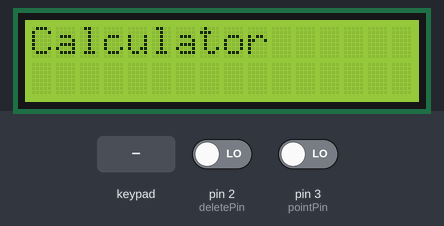
This sketch was run on a simulated Arduino Uno, built with avr-gcc and run on an emulated ATmega328P. Parts: 16×2 character LCD. Wiring (inferred from the names in the program): PCF8574 port expander at I2C address 0x20. Wiring (inferred from the signals the program sends): character LCD (HD44780): RS Q0; E Q2; backlight Q3; data Q4, Q5, Q6, Q7. The test bench sets the inputs (shaded band); at power-on: pin 2 (deletePin) LOW, pin 3 (pointPin) LOW. What the sketch prints to the serial monitor is not drawn.

Above: at 0.1 s.
2.3 s: keypad keys 1 1 1 0 9 8 * pressed 0.4 s apart
At 5.1 s:
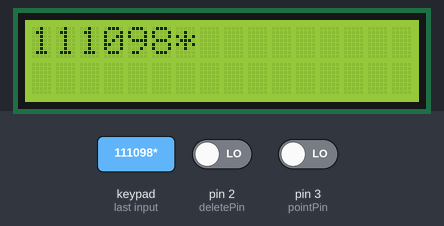
6.6 s: key '/' pressed
8.1 s: key '=' pressed
At 9.2 s:
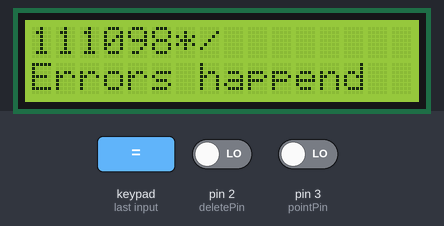
9.6 s: keypad keys 7 + 5 = pressed 0.4 s apart
At 11.1 s:
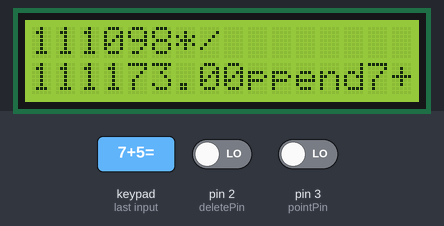
12.7 s: pin 2 (deletePin) driven HIGH
At 13.2 s:
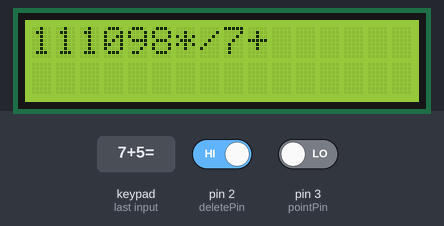
14.2 s: keypad keys 4 5 6 7 * pressed 0.4 s apart
At 17.2 s:
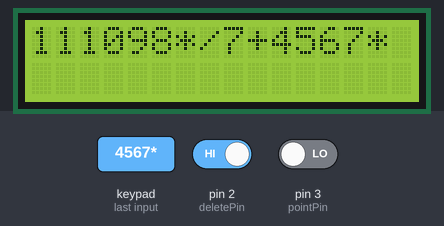
Timing chart, 0 to 18.7 s (numbered marks = the images above; inputs shaded):
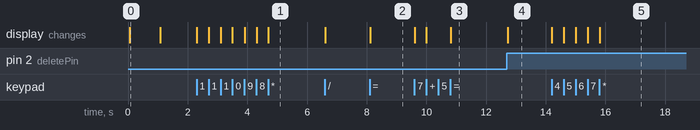

The sketch:

calculator.ino
```cpp
#include <Keypad.h>
#include "HD44780_LCD_PCF8574.h"
HD44780LCD lcd(2,16,0x20);//LCD对象
const byte ROWS=4;
const byte COLS=4;
const int pointPin=3;//与小数点关联的引脚
const int deletePin=2;//与删除关联的引脚
char hexaKeys[ROWS][COLS]={
  {'7','8','9','/'},
  {'4','5','6','*'},
  {'1','2','3','-'},
  {'c','0','=','+'},
};
byte rowPins[ROWS]={11,10,9,8};
byte colPins[COLS]={4,5,6,7};
int lastCondition[2]={HIGH,HIGH};//检测按键状态,0是删除，1是小数点
Keypad customKeypad=Keypad(makeKeymap(hexaKeys),rowPins,colPins,ROWS,COLS);//构造函数
static String str;//用于储存字符
float Number1=0,Number2=0;
char action=0,key=' ';
void setup() {
  Serial.begin(9600);
  Serial.println("this calculator is based on a 4*4 keyPad and two buttons");
  lcd.PCF8574_LCDInit(LCDCursorTypeOff);
  lcd.PCF8574_LCDClearScreen();
  lcd.PCF8574_LCDBackLightSet(true);
  lcd.PCF8574_LCDGOTO(1,0);
  lcd.PCF8574_LCDSendString("Calculator");
  delay(1000);
  lcd.PCF8574_LCDClearScreen();
  pinMode(pointPin,INPUT);
  pinMode(deletePin,INPUT);
  digitalWrite(pointPin,LOW);
  digitalWrite(deletePin,LOW);
  lcd.PCF8574_LCDGOTO(1,0);
}
void loop() {
  key=customKeypad.getKey();
  if(key!=NO_KEY)
  {
    if (key=='c') Serial.println('c');
    else Serial.print(key);
    if(key=='=') getAnswer(str);//计算结果
    else if(key=='c') cleanCal(str);//清屏重置
    else addStr(str,key);
  }
  buttonCheck(str);//检测按键指令
}
void addStr(String&str,char key)//字符串加长
{
  str=str+key;
  lcd.PCF8574_LCDSendChar(key);
}
void getAnswer(String&str)//计算结果，先分离，再计算
{
  float answer=0;
  int process1=0,process2=0,process3=0;//分别代表小数点、运算符、小数点是否存在
  for(int i=0;i<str.length();i++)
  {
    if(str[i]=='+'||str[i]=='-'||str[i]=='*'||str[i]=='/')
    {
      action=str[i];
      process2=1;
    }
    else if(str[i]=='.') (process2?process3:process1)=1;//判断是第一个还是第二个数的小数点
    else if(process1==0&&process2==0&&process3==0) Number1=Number1*10+str[i]-'0';
    else if(process1==1&&process2==0&&process3==0) Number1+=(str[i]-'0')*0.1;
    else if(process2==1&&process3==0) Number2=Number2*10+str[i]-'0';
    else if(process3==1) Number2+=(str[i]-'0')*0.1;
    else
    {
      Number1=0;Number2=0,action=0;
      lcd.PCF8574_LCDGOTO(2,0);
      lcd.PCF8574_LCDSendString("Errors happend");
      return;
    }
  }
  switch(action)
  {
    case '+':answer=Number1+Number2;break;
    case '-':answer=Number1-Number2;break;
    case '*':answer=Number1*Number2;break;
    case '/':
    {
      if(Number2==0)
      {
        Number1=0;Number2=0,action=0;
        lcd.PCF8574_LCDGOTO(2,0);
        lcd.PCF8574_LCDSendString("Errors happend");
        return;
      }
      answer=Number1/Number2;break;
    }
    default:break;
  }
  lcd.PCF8574_LCDGOTO(2,0);
  char myAnswer[20];
  dtostrf(answer,6,2,myAnswer);
  lcd.PCF8574_LCDSendString(myAnswer);
  Serial.print('\n');
  Serial.println(answer);
  Number1=0;
  Number2=0;
  action=0;
}
void buttonCheck(String&str)//小数点的添加以及数据的删除
{
  int thisCondition[2]={digitalRead(deletePin),digitalRead(pointPin)};
  if(thisCondition[0]==HIGH&&lastCondition[0]==LOW&&str.length()>0)
  {
    char tmp[20]="0";
    str.getBytes(tmp,str.length());
    str=tmp;
    lcd.PCF8574_LCDClearScreen();
    lcd.PCF8574_LCDGOTO(1,0);
    lcd.PCF8574_LCDSendString(str.c_str());
    Serial.print("delete\n");
    Serial.println(str);
  }
  if(thisCondition[1]==HIGH&&lastCondition[1]==LOW)
  {
    str+='.';
    lcd.PCF8574_LCDSendChar('.');
    Serial.print('.');
  }
  lastCondition[0]=thisCondition[0];
  lastCondition[1]=thisCondition[1];
}
void cleanCal(String&str)//按C清屏重置
{
  lcd.PCF8574_LCDClearScreen();
  lcd.PCF8574_LCDGOTO(1,0);
  String tmp;
  str=tmp;
  Number1=0,Number2=0,action=0;
}
```

HD44780_LCD_PCF8574.h
```cpp
/*
 * File: HD44780_LCD_PCF8574.h
 * Description:
 * HD44780-based character LCD 16x02 I2C(PCF8574) library header file for arduino eco system
 * Author: Gavin Lyons.
 * Created : March 2022
 * Description: See URL for full details.
 * URL: https://github.com/gavinlyonsrepo/HD44780_LCD_PCF8574
 */

#if ARDUINO >= 100
 #include "Arduino.h"
 #include "Print.h"
#else
 #include "WProgram.h"
#endif

#include "Wire.h"

#ifndef LCD_HD44780_H
#define LCD_HD44780_H

// Section: Defines

//#define LCD_SERIAL_DEBUG // comment in for serial debug I2C errors

// Command Byte Codes See  URL : dinceraydin.com/lcd/commands.htm for HD44780 CMDs

#define LCD_MODE_8BIT 0x38 // Function set (8-bit interface, 2 lines, 5*7 Pixels)
#define LCD_MODE_4BIT 0x28 // Function set (4-bit interface, 2 lines, 5*7 Pixels)

#define LCD_SCROLL_RIGHT 0x1E // Scroll display one character right (all lines)
#define LCD_SCROLL_LEFT 0x18 // Scroll display one character left (all lines)
#define LCD_HOME  0x02 // Home (move cursor to top/left character position)

#define LCD_MOV_CURSOR_LEFT 0x10 // Move cursor one character left
#define LCD_MOV_CURSOR_RIGHT 0x14 //Move cursor one character right

#define LCD_DISPLAY_ON 0x0C  // Restore the display (with cursor hidden)
#define LCD_DISPLAY_OFF 0x08 // Blank the display (without clearing)
#define LCD_CLRSCR 0x01 // clear screen

#define LCD_LINE_ADR1 0x80 // Set cursor position (DDRAM address) 80+ addr
#define LCD_LINE_ADR2 0xC0 // Set cursor position line 2 (DDRAM address) C0+ addr
#define LCD_LINE_ADR3_20  0x94 // line 3 untested, no part, for 20x04
#define LCD_LINE_ADR4_20  0xD4 // line 4 untested, no part, for 20x04
#define LCD_LINE_ADR3_16  0x90 // line 3 untested, no part, for 16x04
#define LCD_LINE_ADR4_16  0xD0 // line 4 untested, no part, for 16x04
#define LCD_CG_RAM 0x40 //Set pointer in character-generator RAM (CG RAM address)

// Codes for I2C byte,
// Byte = DATA-led-en-rw-rs (en=enable rs = reg select)(led always on rw always write)
#define LCD_DATA_BYTE_ON 0x0D //enable=1 and rs =1 1101  DATA-led-en-rw-rs
#define LCD_DATA_BYTE_OFF 0x09 // enable=0 and rs =1 1001 DATA-led-en-rw-rs
#define LCD_CMD_BYTE_ON 0x0C  // enable=1 and rs =0 1100 COMD-led-en-rw-rs
#define LCD_CMD_BYTE_OFF 0x08 // enable=0 and rs =0 1000 COMD-led-en-rw-rs
#define LCD_BACKLIGHTON_MASK 0x0F // XXXX-1111 , XXXX = don't care
#define LCD_BACKLIGHTOFF_MASK 0x07 // XXXX-0111

// Section :: enums

typedef enum {
    LCDEntryModeOne = 0x04, // Display Shift :OFF Decrement Address Counter
    LCDEntryModeTwo = 0x05, // Display Shift :ON  Decrement Address Counter
    LCDEntryModeThree = 0x06, // Display Shift :OFF Increment Address Counter, default
    LCDEntryModeFour = 0x07, // Display Shift :ON Increment Address Counter
} LCDEntryMode_e; // Entry mode  set command

typedef enum
{
    LCDCursorTypeOff= 0x0C, // Make cursor invisible
    LCDCursorTypeBlink = 0x0D, // Turn on blinking-block cursor
    LCDCursorTypeOn = 0x0E, // Turn on visible  underline cursor
    LCDCursorTypeOnBlink  = 0x0F, // Turn on blinking-block cursor + visible underline cursor
}LCDCursorType_e; // Cursor mode

typedef enum
{
    LCDMoveRight= 1, // move right
    LCDMoveLeft = 2, // move left
}LCDDirectionType_e; // Direction mode for scroll and move

typedef enum {
    LCDLineNumberOne = 1, // row 1
    LCDLineNumberTwo = 2, // row 2
    LCDLineNumberThree = 3, // row 3
    LCDLineNumberFour = 4, // row 4
} LCDLineNumber_e; // line number


// Section: Class's

class HD44780LCD : public Print{
  public:
	HD44780LCD(uint8_t NumRow, uint8_t NumCol, uint8_t I2Caddress);
	~HD44780LCD(){};

	void PCF8574_LCDInit (LCDCursorType_e);
	void PCF8574_LCDDisplayON(bool );
	void PCF8574_LCDResetScreen(LCDCursorType_e);
	void PCF8574_LCDBackLightSet(bool);

	void PCF8574_LCDSendString (char *str);
	void PCF8574_LCDSendChar (char data);
	void PCF8574_LCDCreateCustomChar(uint8_t location, uint8_t* charmap);
	void PCF8574_LCDPrintCustomChar(uint8_t location);

	void PCF8574_LCDMoveCursor(LCDDirectionType_e, uint8_t moveSize);
	void PCF8574_LCDScroll(LCDDirectionType_e, uint8_t ScrollSize);
	void PCF8574_LCDGOTO(LCDLineNumber_e  lineNo, uint8_t  col);
	void PCF8574_LCDClearLine (LCDLineNumber_e lineNo);
	void PCF8574_LCDClearScreen(void);
	void PCF8574_LCDClearScreenCmd(void);
	void PCF8574_LCDHome(void);
	void PCF8574_LCDChangeEntryMode(LCDEntryMode_e mode);

#if ARDUINO >= 100
		virtual size_t write(uint8_t);
#else
		virtual void   write(uint8_t);
#endif

  private:
	void PCF8574_LCDSendCmd (unsigned char cmd);
	void PCF8574_LCDSendData (unsigned char data);
	bool PCF8574_LCD_I2C_ON(void);

	uint8_t _LCDBackLight= LCD_BACKLIGHTON_MASK;
	//I2C  address for I2C module PCF8574 backpack on LCD
	uint8_t _LCDSlaveAddresI2C = 0x27 ;
	uint8_t _NumRowsLCD = 2;
	uint8_t _NumColsLCD = 16;

  }; // end of HD44780LCD class

#endif // guard header ending
```

Measured:
- after the input at 2.3 s, the display: first changes at once (image 1 shows a later state)
- after the input at 8.1 s, the display: changes at once (image 2)
- after the input at 9.6 s, the display: first changes at once (image 3 shows a later state)
- after the input at 12.7 s, the display: changes at once (image 4)
- after the input at 14.2 s, the display: first changes at once (image 5 shows a later state)
- what the display in image 0 shows lasts 1.0 s, from 0.1 s to 1.1 s
